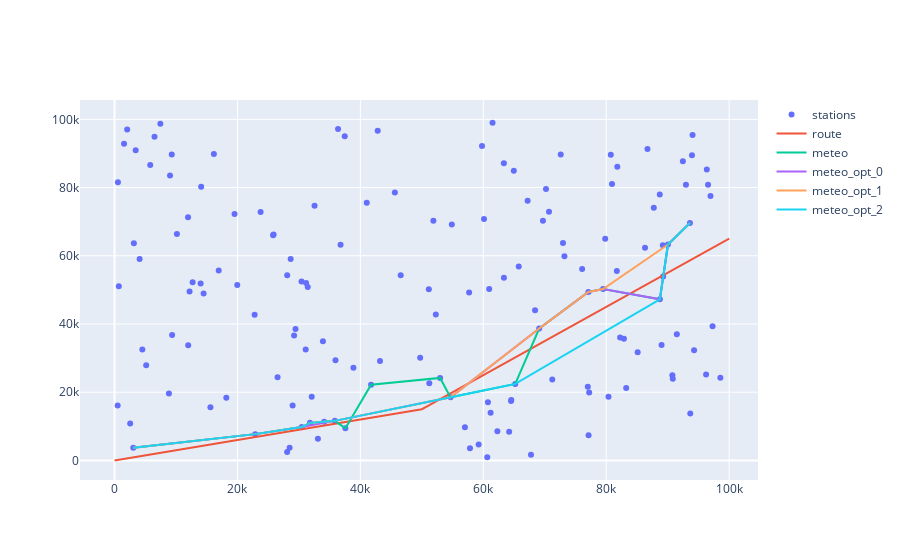

The code cell stored with this chart in its notebook:
### Code cell
plot_res(stations, plane_route, path, best_paths)
